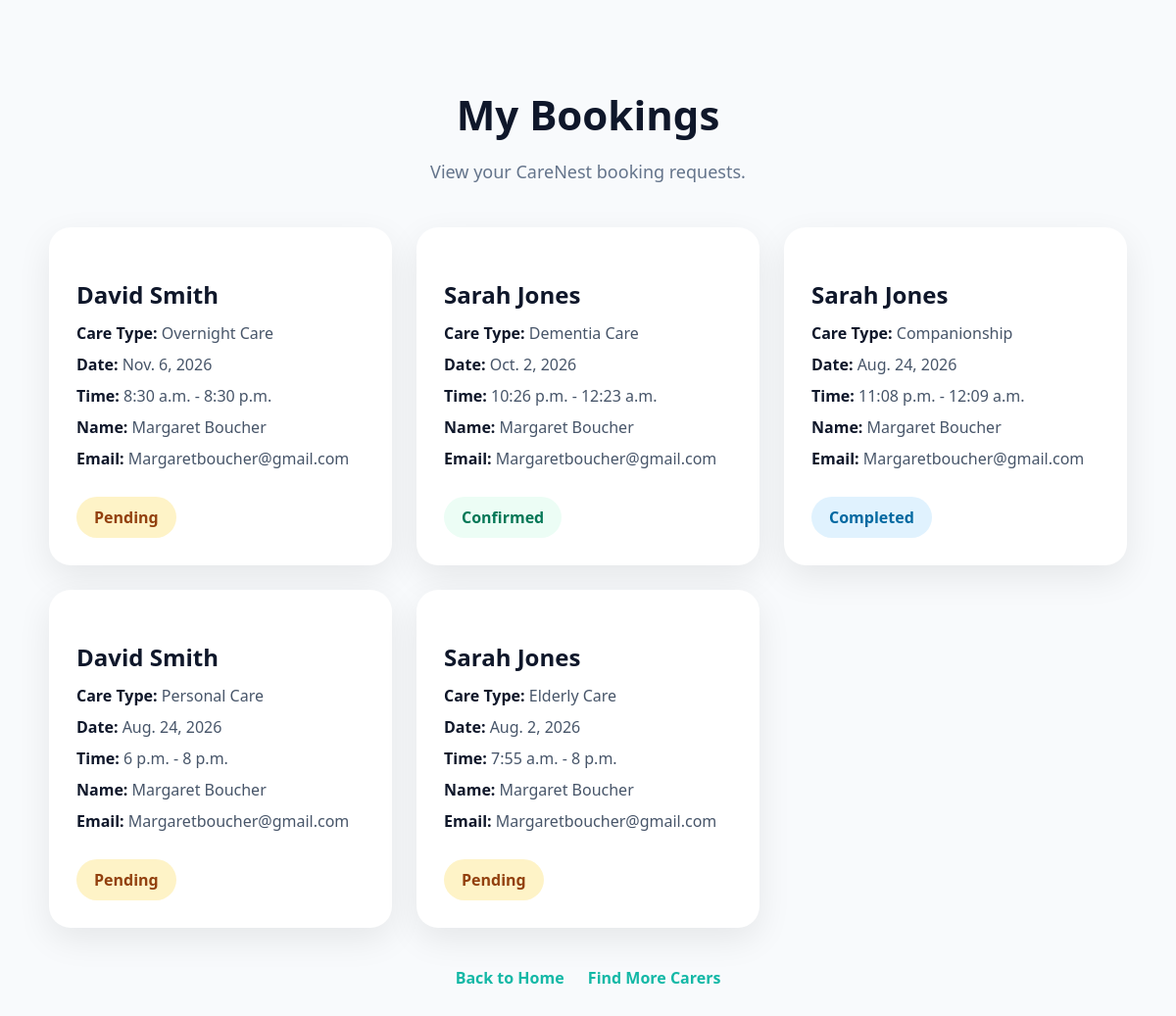
The page /booking/my-bookings/ (signed in) on the database as committed earlier.
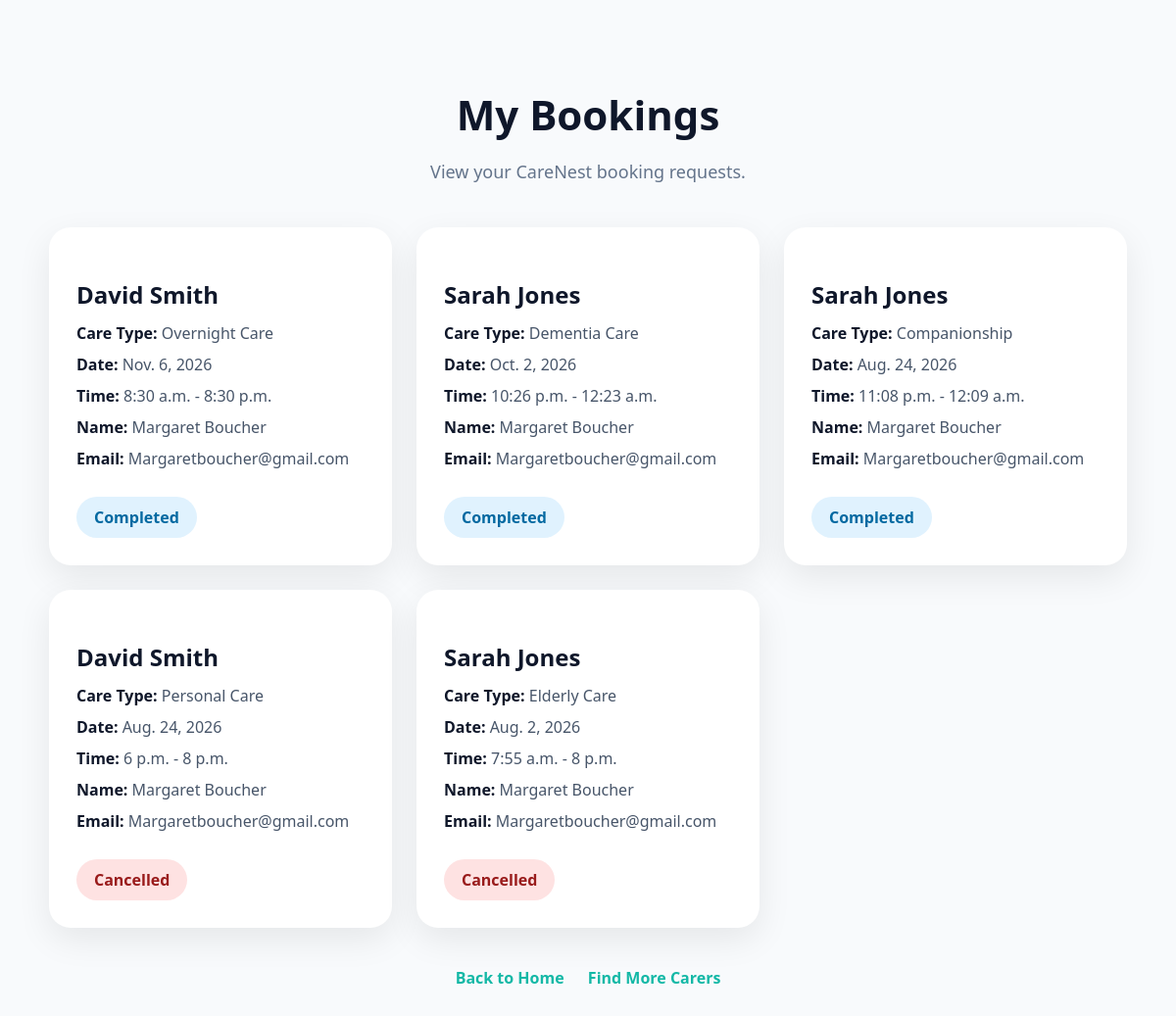
The same page on the database as committed later.
### bookings/models.py (models this page shows, shortened)
class Booking(models.Model):
    CARE_TYPES = (
        ('elderly', 'Elderly Care'),
        ('dementia', 'Dementia Care'),
        ('personal', 'Personal Care'),
        ('overnight', 'Overnight Care'),
        ('companionship', 'Companionship'),
    )
    family = models.ForeignKey(
        User,
        on_delete=models.CASCADE,
        null=True,
        blank=True
    )
    client_name = models.CharField(max_length=100)
    client_email = models.EmailField()
    carer = models.ForeignKey(
        Carer,
        on_delete=models.CASCADE
    )
    care_type = models.CharField(
        max_length=50,
        choices=CARE_TYPES
    )
    booking_date = models.DateField()
    start_time = models.TimeField()
    end_time = models.TimeField()
    STATUS_CHOICES = (
    ('pending', 'Pending'),
    ('confirmed', 'Confirmed'),
    ('completed', 'Completed'),
    ('cancelled', 'Cancelled'),
    )
    status = models.CharField(
    max_length=20,
    choices=STATUS_CHOICES,
    default='pending'
    )
    created_at = models.DateTimeField(
        auto_now_add=True
    )

### carers/models.py (models this page shows, shortened)
class Carer(models.Model):
    user = models.OneToOneField(
        User,
        on_delete=models.CASCADE,
        null=True,
        blank=True,
        related_name='carer_profile'
    )
    GENDER_CHOICES = (
        ('male', 'Male'),
        ('female', 'Female'),
    )
    CARE_TYPES = (
        ('Dementia Care', 'Dementia Care'),
        ('Personal Care', 'Personal Care'),
        ('Companionship', 'Companionship'),
        ('Overnight Care', 'Overnight Care'),
    )
    care_type = models.CharField(
        max_length=50,
        choices=CARE_TYPES,
        default='Personal Care'
    )
    full_name = models.CharField(max_length=100)
    photo = models.ImageField(
        upload_to='carers/',
        blank=True,
        null=True
    )
    gender = models.CharField(
        max_length=10,
        choices=GENDER_CHOICES,
        default='female'
    )
    postcode = models.CharField(max_length=20)
    experience_years = models.PositiveIntegerField()
    hourly_rate = models.DecimalField(
        max_digits=8,
        decimal_places=2
    )
    bio = models.TextField()
    dbs_verified = models.BooleanField(
        default=False
    )

### bookings/views.py (the view)
# urls.py: path('my-bookings/', my_bookings, name='my_bookings'),
@login_required
def my_bookings(request):
    bookings = Booking.objects.filter(
        family=request.user
    ).order_by('-created_at')
    return render(
        request,
        'bookings/my_bookings.html',
        {'bookings': bookings}
    )

### bookings/templates/bookings/my_bookings.html (shortened to what this page needs)
{% load static %}
<!DOCTYPE html>
<html>
<head>
</head>
<body>
<div class="dashboard">
    <div class="dashboard-header">
        <h1>My Bookings</h1>
        <p>
            View your CareNest booking requests.
        </p>
    </div>
    {% if bookings %}
        <div class="bookings-grid">
            {% for booking in bookings %}
                <div class="booking-card">
                    <h3>{{ booking.carer.full_name }}</h3>
                    <div class="booking-detail">
                        <strong>Care Type:</strong>
                        {{ booking.get_care_type_display }}
                    </div>
                    <div class="booking-detail">
                        <strong>Date:</strong>
                        {{ booking.booking_date }}
                    </div>
                    <div class="booking-detail">
                        <strong>Time:</strong>
                        {{ booking.start_time }} - {{ booking.end_time }}
                    </div>
                    <div class="booking-detail">
                        <strong>Name:</strong>
                        {{ booking.client_name }}
                    </div>
                    <div class="booking-detail">
                        <strong>Email:</strong>
                        {{ booking.client_email }}
                    </div>
                    <span class="status status-{{ booking.status }}">
                         {{ booking.get_status_display }}
                    </span>
                </div>
            {% endfor %}
        </div>
    {% endif %}
    <div class="top-links">
    <a href="/">Back to Home</a>
       <a href="/carers/">Find More Carers</a>
    </div>
</div>
</body>
</html>

### bookings/templates/bookings/my_bookings.html (style rules this page uses)
body { margin: 0; font-family: "Segoe UI", sans-serif; background: #f8fafc; color: #0f172a; }
.dashboard { max-width: 1100px; margin: auto; padding: 60px 20px; }
.dashboard-header { text-align: center; margin-bottom: 45px; }
.dashboard-header h1 { font-size: 42px; margin-bottom: 10px; }
.dashboard-header p { color: #64748b; font-size: 18px; }
.bookings-grid { display: grid; grid-template-columns: repeat(auto-fit, minmax(320px, 1fr)); gap: 25px; }
.booking-card { background: white; padding: 28px; border-radius: 22px; box-shadow: 0 12px 35px rgba(0,0,0,0.08); }
.booking-card h3 { font-size: 24px; margin-bottom: 12px; color: #0f172a; }
.booking-detail { margin-bottom: 10px; color: #475569; }
.booking-detail strong { color: #0f172a; }
.status { display: inline-block; margin-top: 18px; padding: 10px 18px; background: #ecfdf5; color: #047857; border-radius: 999px; font-weight: bold; }
.top-links { text-align: center; margin-top: 40px; }
.top-links a { color: #14b8a6; text-decoration: none; font-weight: 600; margin: 0 10px; }
.status-completed { background: #e0f2fe; color: #0369a1; }
.status-cancelled { background: #fee2e2; color: #991b1b; }

Rows that differ between the two databases and show on the page:
changed Booking "Overnight Care": status "Pending" → "Completed"
changed Booking "Dementia Care": status "Confirmed" → "Completed"
changed Booking "Personal Care": status "Pending" → "Cancelled"
changed Booking "Elderly Care": status "Pending" → "Cancelled"
